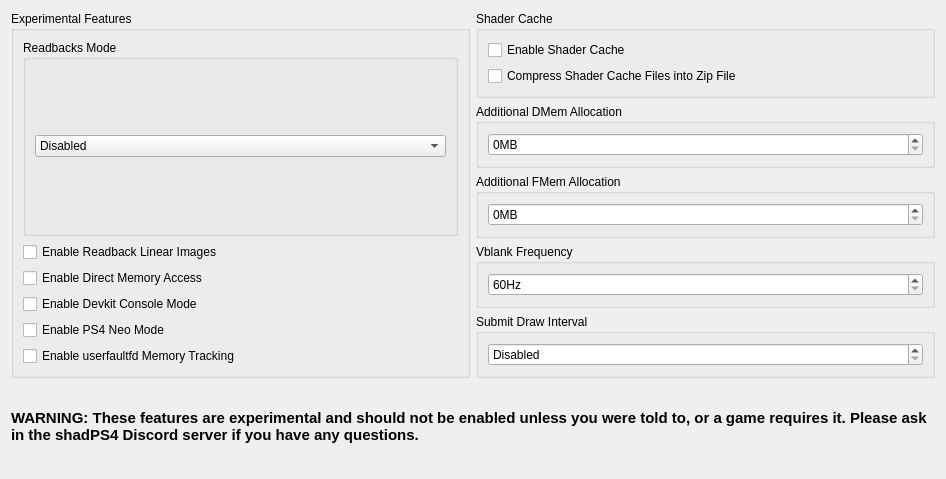
      <widget class="QWidget" name="experimentalTabContents">
       <property name="geometry">
        <rect>
         <x>0</x>
         <y>0</y>
         <width>946</width>
         <height>479</height>
        </rect>
       </property>
       <property name="sizePolicy">
        <sizepolicy hsizetype="Preferred" vsizetype="Maximum">
         <horstretch>0</horstretch>
         <verstretch>0</verstretch>
        </sizepolicy>
       </property>
       <layout class="QVBoxLayout" name="debugTabVLayout2" stretch="0">
        <item>
         <layout class="QVBoxLayout" name="experimentalVLayout">
          <item>
           <layout class="QHBoxLayout" name="experimentalHLayout">
            <item>
             <widget class="QGroupBox" name="experimentalGroupBox">
              <property name="sizePolicy">
               <sizepolicy hsizetype="Preferred" vsizetype="Preferred">
                <horstretch>0</horstretch>
                <verstretch>0</verstretch>
               </sizepolicy>
              </property>
              <property name="title">
               <string>Experimental Features</string>
              </property>
              <layout class="QVBoxLayout" name="verticalLayout_3">
               <property name="spacing">
                <number>6</number>
               </property>
               <property name="leftMargin">
                <number>9</number>
               </property>
               <property name="topMargin">
                <number>9</number>
               </property>
               <property name="rightMargin">
                <number>9</number>
               </property>
               <property name="bottomMargin">
                <number>9</number>
               </property>
               <item>
                <widget class="QGroupBox" name="groupBox">
                 <property name="title">
                  <string>Readbacks Mode</string>
                 </property>
                 <layout class="QVBoxLayout" name="verticalLayout_15">
                  <item>
                   <widget class="QComboBox" name="readbacksModeComboBox">
                    <item>
                     <property name="text">
                      <string>Disabled</string>
                     </property>
                    </item>
                    <item>
                     <property name="text">
                      <string>Relaxed</string>
                     </property>
                    </item>
                    <item>
                     <property name="text">
                      <string>Precise</string>
                     </property>
                    </item>
                   </widget>
                  </item>
                 </layout>
                </widget>
               </item>
               <item>
                <widget class="QCheckBox" name="readbackLinearImagesCheckBox">
                 <property name="text">
                  <string>Enable Readback Linear Images</string>
                 </property>
                </widget>
               </item>
               <item>
                <widget class="QCheckBox" name="dmaCheckBox">
                 <property name="text">
                  <string>Enable Direct Memory Access</string>
                 </property>
                </widget>
               </item>
               <item>
                <widget class="QCheckBox" name="devkitCheckBox">
                 <property name="text">
                  <string>Enable Devkit Console Mode</string>
                 </property>
                </widget>
               </item>
               <item>
                <widget class="QCheckBox" name="neoCheckBox">
                 <property name="text">
                  <string>Enable PS4 Neo Mode</string>
                 </property>
                </widget>
               </item>
               <item>
                <widget class="QCheckBox" name="userfaultfdCheckBox">
                 <property name="text">
                  <string>Enable userfaultfd Memory Tracking</string>
                 </property>
                </widget>
               </item>
              </layout>
             </widget>
            </item>
            <item>
             <layout class="QVBoxLayout" name="verticalLayout_10">
              <item>
               <widget class="QGroupBox" name="shaderCacheGroupBox">
                <property name="title">
                 <string>Shader Cache</string>
                </property>
                <layout class="QVBoxLayout" name="verticalLayout_13">
                 <item>
                  <widget class="QCheckBox" name="enableShaderCacheCheckBox">
                   <property name="text">
                    <string>Enable Shader Cache</string>
                   </property>
                  </widget>
                 </item>
                 <item>
                  <widget class="QCheckBox" name="archiveShaderCacheCheckBox">
                   <property name="text">
                    <string>Compress Shader Cache Files into Zip File</string>
                   </property>
                  </widget>
                 </item>
                </layout>
               </widget>
              </item>
              <item>
               <widget class="QGroupBox" name="dmemGroupBox">
                <property name="title">
                 <string>Additional DMem Allocation</string>
                </property>
                <layout class="QVBoxLayout" name="verticalLayout_4">
                 <item>
                  <widget class="QSpinBox" name="dmemSpinBox">
                   <property name="frame">
                    <bool>true</bool>
                   </property>
                   <property name="alignment">
                    <set>Qt::AlignmentFlag::AlignLeading|Qt::AlignmentFlag::AlignLeft|Qt::AlignmentFlag::AlignVCenter</set>
                   </property>
                   <property name="specialValueText">
                    <string/>
                   </property>
                   <property name="accelerated">
                    <bool>true</bool>
                   </property>
                   <property name="correctionMode">
                    <enum>QAbstractSpinBox::CorrectionMode::CorrectToNearestValue</enum>
                   </property>
                   <property name="keyboardTracking">
                    <bool>false</bool>
                   </property>
                   <property name="suffix">
                    <string notr="true">MB</string>
                   </property>
                   <property name="minimum">
                    <number>0</number>
                   </property>
                   <property name="maximum">
                    <number>100000</number>
                   </property>
                   <property name="value">
                    <number>0</number>
                   </property>
                  </widget>
                 </item>
                </layout>
               </widget>
              </item>
              <item>
               <widget class="QGroupBox" name="fmemGroupBox">
                <property name="title">
                 <string>Additional FMem Allocation</string>
                </property>
                <layout class="QVBoxLayout" name="verticalLayout_fmem">
                 <item>
                  <widget class="QSpinBox" name="fmemSpinBox">
                   <property name="frame">
                    <bool>true</bool>
                   </property>
                   <property name="alignment">
                    <set>Qt::AlignmentFlag::AlignLeading|Qt::AlignmentFlag::AlignLeft|Qt::AlignmentFlag::AlignVCenter</set>
                   </property>
                   <property name="specialValueText">
                    <string/>
                   </property>
                   <property name="accelerated">
                    <bool>true</bool>
                   </property>
                   <property name="correctionMode">
                    <enum>QAbstractSpinBox::CorrectionMode::CorrectToNearestValue</enum>
                   </property>
                   <property name="keyboardTracking">
                    <bool>false</bool>
                   </property>
                   <property name="suffix">
                    <string notr="true">MB</string>
                   </property>
                   <property name="minimum">
                    <number>0</number>
                   </property>
                   <property name="maximum">
                    <number>100000</number>
                   </property>
                   <property name="value">
                    <number>0</number>
                   </property>
                  </widget>
                 </item>
                </layout>
               </widget>
              </item>
              <item>
               <widget class="QGroupBox" name="heightDivider">
                <property name="title">
                 <string>Vblank Frequency</string>
                </property>
                <layout class="QVBoxLayout" name="vblankLayout">
                 <item>
                  <widget class="QSpinBox" name="vblankSpinBox">
                   <property name="frame">
                    <bool>true</bool>
                   </property>
                   <property name="alignment">
                    <set>Qt::AlignmentFlag::AlignLeading|Qt::AlignmentFlag::AlignLeft|Qt::AlignmentFlag::AlignVCenter</set>
                   </property>
                   <property name="specialValueText">
                    <string/>
                   </property>
                   <property name="accelerated">
                    <bool>true</bool>
                   </property>
                   <property name="correctionMode">
                    <enum>QAbstractSpinBox::CorrectionMode::CorrectToNearestValue</enum>
                   </property>
                   <property name="keyboardTracking">
                    <bool>false</bool>
                   </property>
                   <property name="suffix">
                    <string notr="true">Hz</string>
                   </property>
                   <property name="minimum">
                    <number>60</number>
                   </property>
                   <property name="maximum">
                    <number>9999</number>
                   </property>
                   <property name="value">
                    <number>60</number>
                   </property>
                  </widget>
                 </item>
                </layout>
               </widget>
              </item>
              <item>
               <widget class="QGroupBox" name="submitDrawIntervalGroupBox">
                <property name="title">
                 <string>Submit Draw Interval</string>
                </property>
                <layout class="QVBoxLayout" name="submitDrawIntervalLayout">
                 <item>
                  <widget class="QSpinBox" name="submitDrawIntervalSpinBox">
                   <property name="specialValueText">
                    <string>Disabled</string>
                   </property>
                   <property name="accelerated">
                    <bool>true</bool>
                   </property>
                   <property name="correctionMode">
                    <enum>QAbstractSpinBox::CorrectionMode::CorrectToNearestValue</enum>
                   </property>
                   <property name="keyboardTracking">
                    <bool>false</bool>
                   </property>
                   <property name="minimum">
                    <number>0</number>
                   </property>
                   <property name="maximum">
                    <number>100000</number>
                   </property>
                   <property name="value">
                    <number>0</number>
                   </property>
                  </widget>
                 </item>
                </layout>
               </widget>
              </item>
             </layout>
            </item>
           </layout>
          </item>
          <item>
           <layout class="QHBoxLayout" name="horizontalLayout_11">
            <item>
             <widget class="QLabel" name="ExperimentalLabel">
              <property name="sizeIncrement">
               <size>
                <width>0</width>
                <height>0</height>
               </size>
              </property>
              <property name="baseSize">
               <size>
                <width>0</width>
                <height>0</height>
               </size>
              </property>
              <property name="font">
               <font>
                <pointsize>11</pointsize>
                <bold>true</bold>
               </font>
              </property>
              <property name="text">
               <string>WARNING: These features are experimental and should not be enabled unless you were told to, or a game requires it. Please ask in the shadPS4 Discord server if you have any questions.</string>
              </property>
              <property name="scaledContents">
               <bool>false</bool>
              </property>
              <property name="alignment">
               <set>Qt::AlignmentFlag::AlignLeading|Qt::AlignmentFlag::AlignLeft|Qt::AlignmentFlag::AlignVCenter</set>
              </property>
              <property name="wordWrap">
               <bool>true</bool>
              </property>
              <property name="margin">
               <number>20</number>
              </property>
              <property name="indent">
               <number>-1</number>
              </property>
             </widget>
            </item>
           </layout>
          </item>
         </layout>
        </item>
       </layout>
      </widget>
